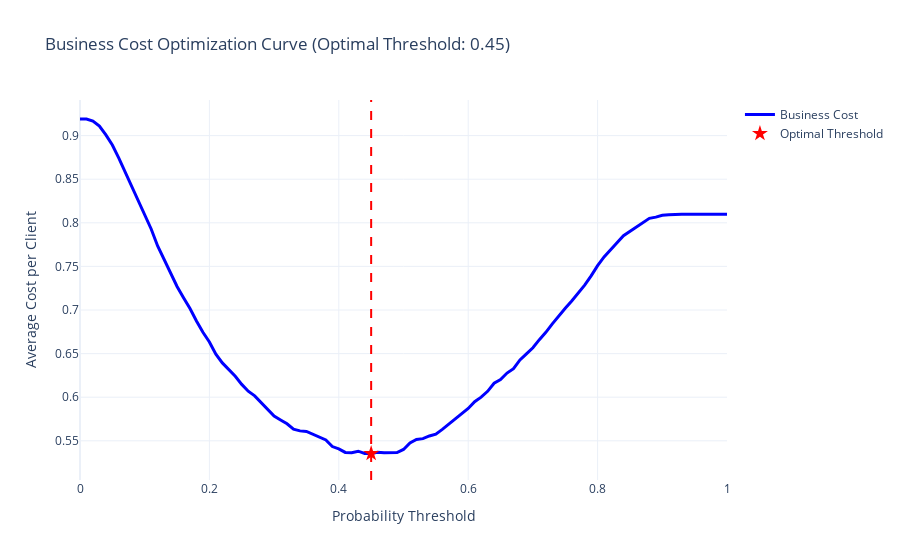
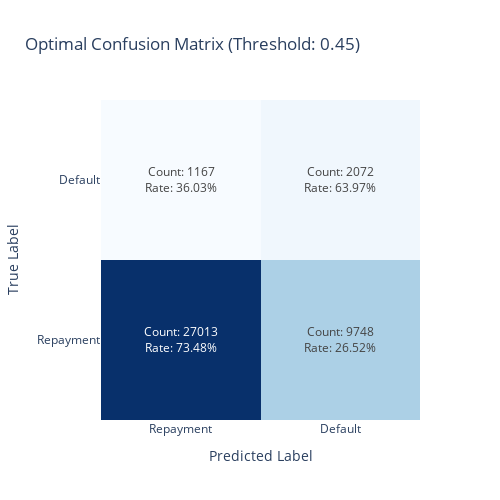
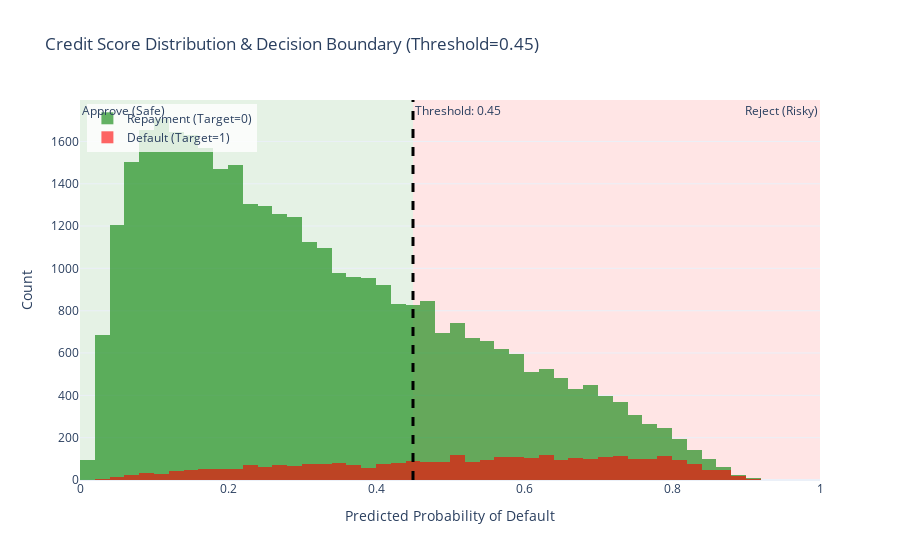

Notebook cell for these charts, in order:
### Markdown cell above
## Step 9: Business Cost Optimization
We move beyond standard metrics (AUC) to financial impact. By assigning costs to False Negatives (Defaults) and False Positives (Lost Opportunities), we find the threshold that maximizes profit.

### Code cell
# Calculate Optimal Threshold
y_proba_test = best_model.predict_proba(X_test_final)[:, 1]
thresholds, costs = business_scorer.get_cost_curve_data(y_test_final, y_proba_test)
optimal_threshold, min_cost = business_scorer.calculate_optimal_threshold(y_test_final, y_proba_test)

print(f"Optimal Threshold: {optimal_threshold:.2f}")
print(f"Minimum Average Cost: {min_cost:.4f}")

# Plot Cost Curve
fig_cost = visualizer.plot_cost_curve(thresholds, costs, optimal_threshold)
fig_cost.show()

# Compare Confusion Matrices (Naive vs Optimal)
y_pred_naive = (y_proba_test >= 0.5).astype(int)
y_pred_optimal = (y_proba_test >= optimal_threshold).astype(int)

print("\n--- Confusion Matrix: Naive Threshold (0.50) ---")
fig_cm_naive = visualizer.plot_confusion_matrix(y_test_final, y_pred_naive)
fig_cm_naive.show()

print(f"\n--- Confusion Matrix: Optimal Threshold ({optimal_threshold:.2f}) ---")
fig_cm_optimal = visualizer.plot_confusion_matrix(y_test_final, y_pred_optimal)
fig_cm_optimal.show()

### Figure 1 — Plotly figure (JSON) as saved in the notebook; plotly's stock layout.template omitted (floating-point values rounded to 4 significant figures)
{"data": [{"line": {"color": "blue", "width": 3}, "mode": "lines", "name": "Business Cost", "type": "scatter", "x": [0.0, 0.01, 0.02, 0.03, 0.04, 0.05, 0.06, 0.07, 0.08, 0.09, 0.1, 0.11, 0.12, 0.13, 0.14, 0.15, 0.16, 0.17, 0.18, 0.19, 0.2, 0.21, 0.22, 0.23, 0.24, 0.25, 0.26, 0.27, 0.28, 0.29, 0.3, 0.31, 0.32, 0.33, 0.34, 0.35, 0.36, 0.37, 0.38, 0.39, 0.4, 0.41, 0.42, 0.43, 0.44, 0.45, 0.46, 0.47, 0.48, 0.49, 0.5, 0.51, 0.52, 0.53, 0.54, 0.55, 0.56, 0.57, 0.58, 0.59, 0.6, 0.61, 0.62, 0.63, 0.64, 0.65, 0.66, 0.67, 0.68, 0.69, 0.7, 0.71, 0.72, 0.73, 0.74, 0.75, 0.76, 0.77, 0.78, 0.79, 0.8, 0.81, 0.82, 0.83, 0.84, 0.85, 0.86, 0.87, 0.88, 0.89, 0.9, 0.91, 0.92, 0.93, 0.94, 0.95, 0.96, 0.97, 0.98, 0.99, 1.0], "y": [0.919, 0.919, 0.9167, 0.911, 0.9009, 0.8891, 0.8742, 0.8579, 0.8428, 0.8253, 0.8093, 0.7929, 0.7734, 0.7572, 0.7428, 0.727, 0.7141, 0.7016, 0.6874, 0.6744, 0.6633, 0.6493, 0.6393, 0.632, 0.624, 0.6147, 0.6069, 0.6015, 0.5935, 0.5855, 0.5784, 0.5738, 0.5695, 0.5634, 0.5614, 0.5607, 0.5574, 0.5534, 0.5509, 0.5434, 0.5408, 0.5367, 0.5363, 0.5381, 0.5355, 0.5354, 0.5369, 0.5362, 0.5364, 0.5365, 0.5401, 0.5475, 0.5515, 0.5525, 0.5555, 0.5577, 0.5632, 0.5693, 0.5752, 0.5813, 0.5871, 0.5948, 0.6001, 0.6067, 0.616, 0.6201, 0.6277, 0.6327, 0.6427, 0.6498, 0.6567, 0.666, 0.6744, 0.6842, 0.6934, 0.7021, 0.7104, 0.7193, 0.7286, 0.7391, 0.7509, 0.7609, 0.7696, 0.7772, 0.7853, 0.7903, 0.7946, 0.7997, 0.8051, 0.8065, 0.8087, 0.8093, 0.8097, 0.8097, 0.8097, 0.8097, 0.8097, 0.8097, 0.8097, 0.8097, 0.8097]}, {"marker": {"color": "red", "size": 12, "symbol": "star"}, "mode": "markers", "name": "Optimal Threshold", "type": "scatter", "x": [0.45], "y": [0.5354]}], "layout": {"hovermode": "x unified", "shapes": [{"line": {"color": "red", "dash": "dash"}, "type": "line", "x0": 0.45, "x1": 0.45, "xref": "x", "y0": 0, "y1": 1, "yref": "y domain"}], "title": {"text": "Business Cost Optimization Curve (Optimal Threshold: 0.45)"}, "xaxis": {"title": {"text": "Probability Threshold"}}, "yaxis": {"title": {"text": "Average Cost per Client"}}}}

### Figure 2 — Plotly figure (JSON) as saved in the notebook; plotly's stock layout.template omitted (floating-point values rounded to 4 significant figures)
{"data": [{"colorscale": [[0, "rgb(247,251,255)"], [0.125, "rgb(222,235,247)"], [0.25, "rgb(198,219,239)"], [0.375, "rgb(158,202,225)"], [0.5, "rgb(107,174,214)"], [0.625, "rgb(66,146,198)"], [0.75, "rgb(33,113,181)"], [0.875, "rgb(8,81,156)"], [1, "rgb(8,48,107)"]], "showscale": false, "text": [["Count: 27013<br>Rate: 73.48%", "Count: 9748<br>Rate: 26.52%"], ["Count: 1167<br>Rate: 36.03%", "Count: 2072<br>Rate: 63.97%"]], "texttemplate": "%{text}", "type": "heatmap", "x": ["Repayment", "Default"], "y": ["Repayment", "Default"], "z": [[27013, 9748], [1167, 2072]]}], "layout": {"height": 500, "title": {"text": "Optimal Confusion Matrix (Threshold: 0.45)"}, "width": 500, "xaxis": {"title": {"text": "Predicted Label"}}, "yaxis": {"title": {"text": "True Label"}}}}

### Figure 3 — Plotly figure (JSON) as saved in the notebook; plotly's stock layout.template omitted (floating-point values rounded to 4 significant figures; data arrays with more than 128 entries replaced by an {"elided": "..."} marker saying what was removed)
{"data": [{"marker": {"color": "green"}, "name": "Repayment (Target=0)", "nbinsx": 50, "opacity": 0.6, "type": "histogram", "x": {"elided": "36761 float values"}}, {"marker": {"color": "red"}, "name": "Default (Target=1)", "nbinsx": 50, "opacity": 0.6, "type": "histogram", "x": {"elided": "3239 float values"}}], "layout": {"annotations": [{"showarrow": false, "text": "Threshold: 0.45", "x": 0.45, "xanchor": "left", "xref": "x", "y": 1, "yanchor": "top", "yref": "y domain"}, {"showarrow": false, "text": "Approve (Safe)", "x": 0, "xanchor": "left", "xref": "x", "y": 1, "yanchor": "top", "yref": "y domain"}, {"showarrow": false, "text": "Reject (Risky)", "x": 1, "xanchor": "right", "xref": "x", "y": 1, "yanchor": "top", "yref": "y domain"}], "barmode": "overlay", "legend": {"bgcolor": "rgba(255, 255, 255, 0.8)", "x": 0.01, "y": 0.99}, "shapes": [{"line": {"color": "black", "dash": "dash", "width": 3}, "type": "line", "x0": 0.45, "x1": 0.45, "xref": "x", "y0": 0, "y1": 1, "yref": "y domain"}, {"fillcolor": "green", "layer": "below", "line": {"width": 0}, "opacity": 0.1, "type": "rect", "x0": 0, "x1": 0.45, "xref": "x", "y0": 0, "y1": 1, "yref": "y domain"}, {"fillcolor": "red", "layer": "below", "line": {"width": 0}, "opacity": 0.1, "type": "rect", "x0": 0.45, "x1": 1, "xref": "x", "y0": 0, "y1": 1, "yref": "y domain"}], "title": {"text": "Credit Score Distribution & Decision Boundary (Threshold=0.45)"}, "xaxis": {"title": {"text": "Predicted Probability of Default"}}, "yaxis": {"title": {"text": "Count"}}}}
